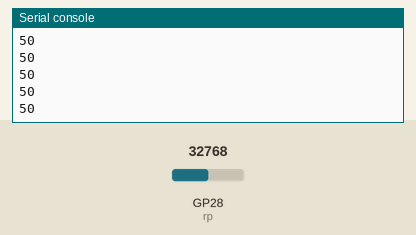
This program was run on a simulated Raspberry Pi Pico running MicroPython. On the bench: the last lines printed to the serial console. Inputs (shaded band) come from the test bench; at power-on: GP28 (rp) = 32768 (analog values on the 0–65535 scale).

Above: at 1.2 s.
1.3 s: GP28 (rp) set to 45874
At 1.31 s:
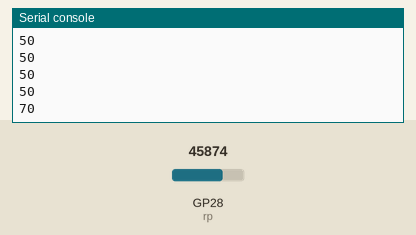
2.8 s: GP28 (rp) set to 57670
At 2.81 s:
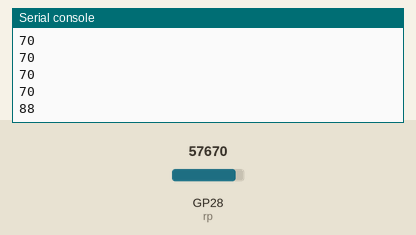
Timing chart, 0 to 5.8 s (numbered marks = the images above; inputs shaded):
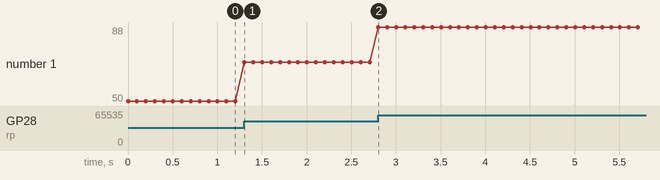

Measured:
- after the input at 1.3 s, the serial console: prints a new line at once (image 1)
- after the input at 2.8 s, the serial console: prints a new line at once (image 2)
- plotted number 1: 50 → 70 after the input at 1.3 s, 70 → 88 after the input at 2.8 s

The program:

potentiometer.py
```python
from machine import ADC
import utime
# Initialize the potentiometer to pin 28 (ADC function)
rp = ADC(28)

# Read the current analog value of the potentiometer and return [0, 100]
def get_value():
    return int(rp.read_u16() * 101 / 65536)

# Print the current value of the potentiometer cyclically, value=[0, 100]
while True:
    value = get_value()
    print(value)
    utime.sleep(.1)
```
